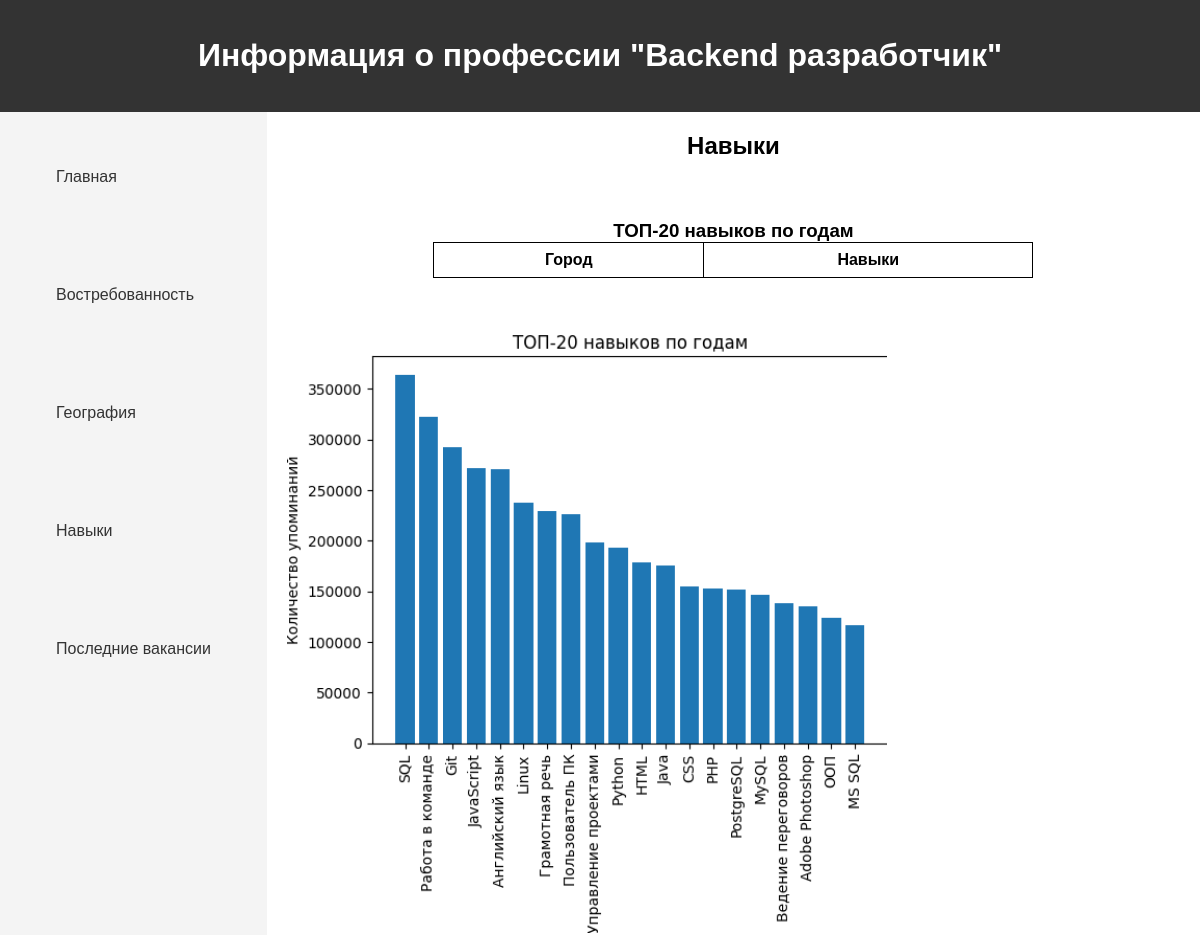
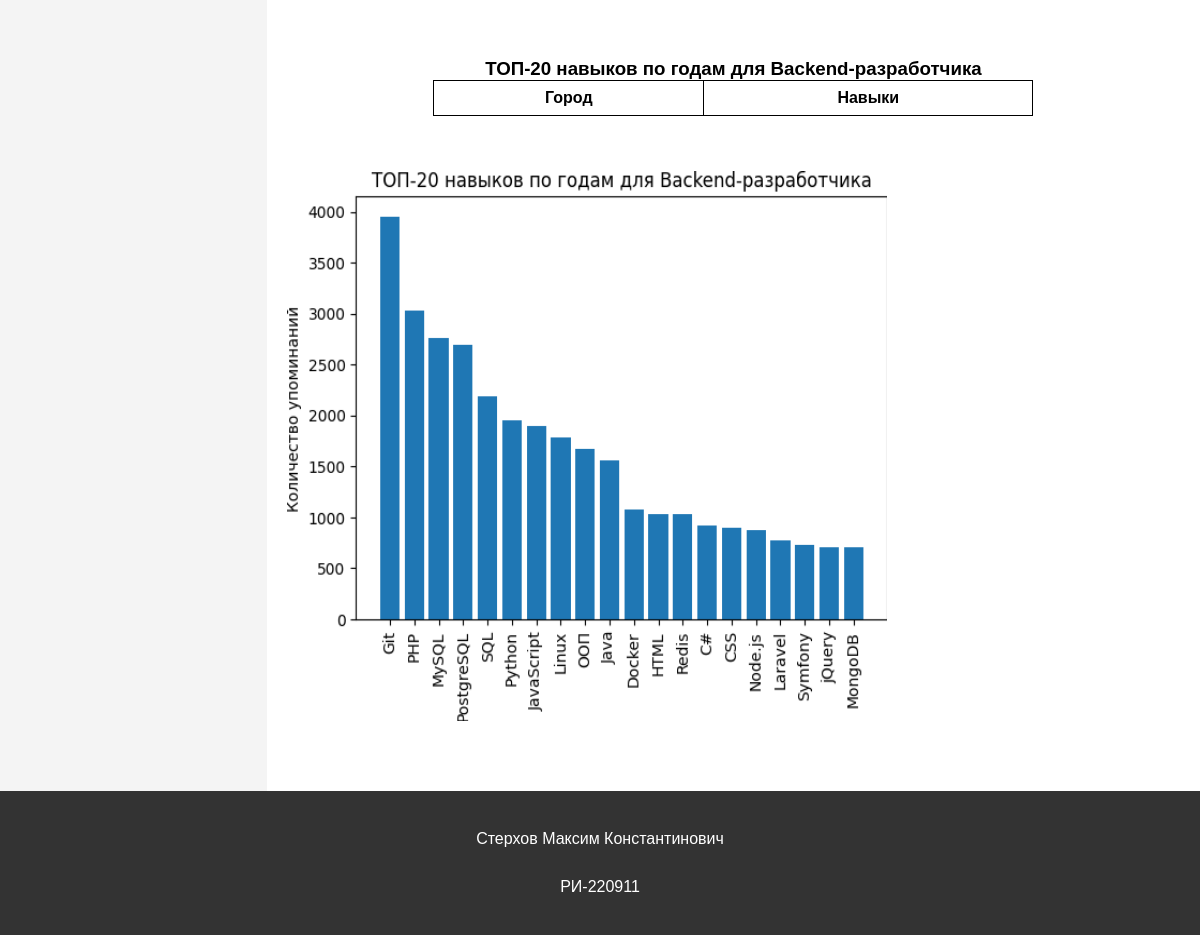
The app's page /skills/, older data (2 pictures, top to bottom).
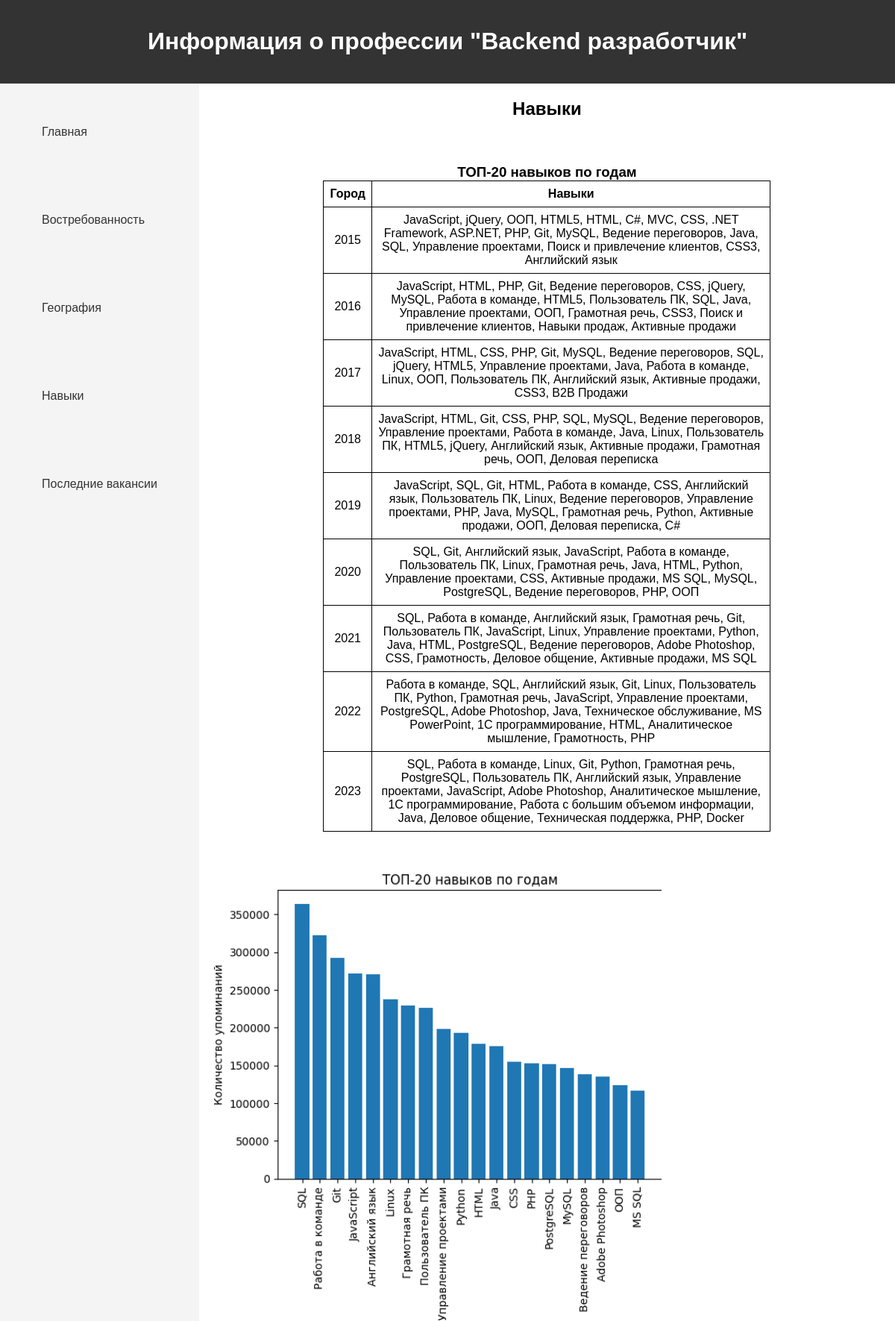
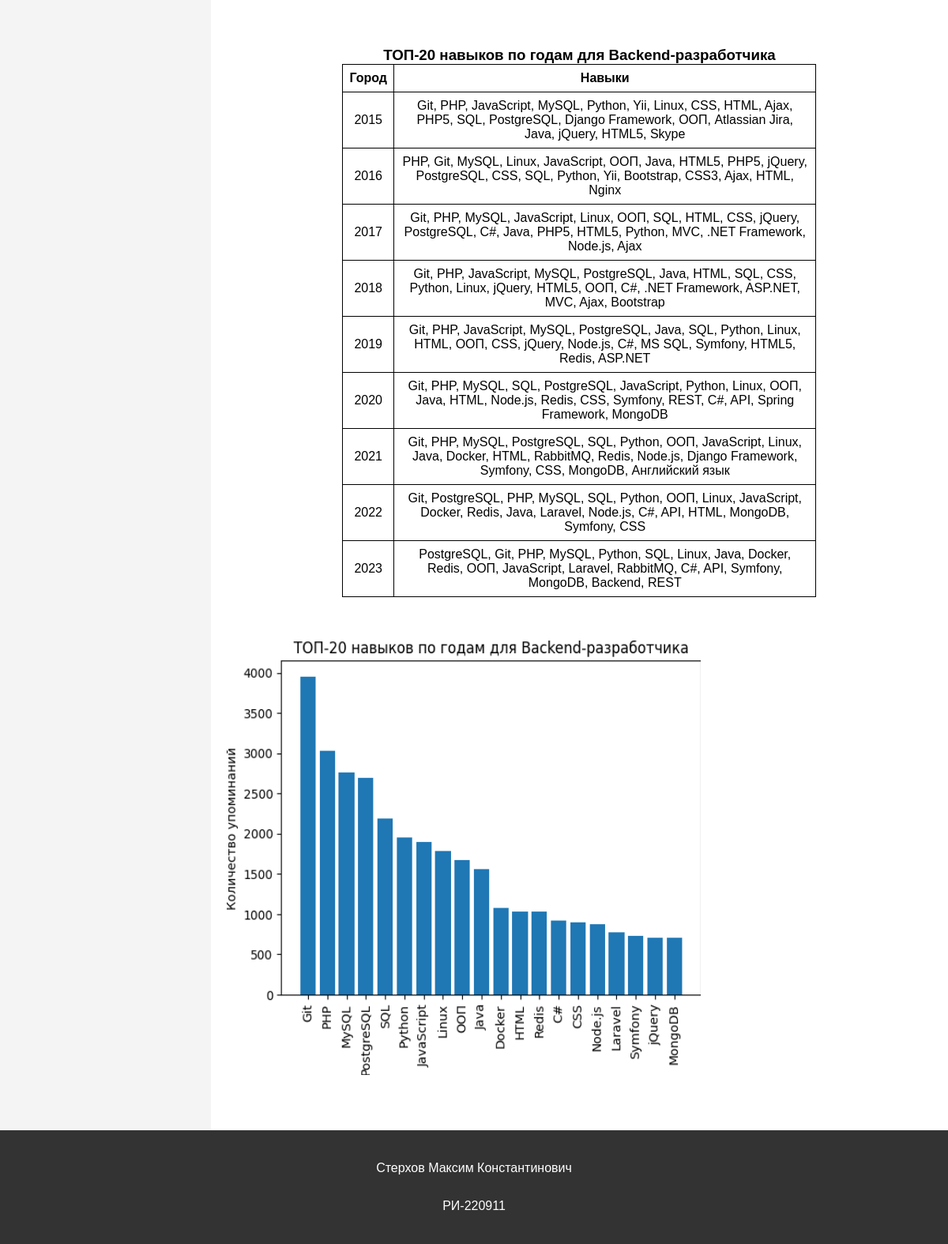
The same page, newer data (2 pictures, top to bottom).
### djangoProject/models.py (models this page shows)
class AllTopSkills(models.Model):
    year = models.IntegerField("Год")
    skills = models.CharField(max_length=255)

class TopSkillsWithName(models.Model):
    year = models.IntegerField("Год")
    skills = models.CharField(max_length=255)

### djangoProject/views.py (the view)
# urls.py: path('skills/', views.skills_page, name='skills'),
def skills_page(request):
    skills_with_name = models.TopSkillsWithName.objects.all()
    all_skills = models.AllTopSkills.objects.all()
    return render(request, "skills.html", {"top_skills_in_years": all_skills,
                                           "top_skills_in_years_with_name": skills_with_name})

### templates/skills.html
{% extends 'base.html' %}
{% load static %}
{% block main %}
<h2>Навыки</h2>
<div class="container">
    <div class = 'my_table'>
        <h3 style="text-align: center">ТОП-20 навыков по годам</h3>
        <table>
            <thead>
                <tr>
                    <th>Город</th>
                    <th>Навыки</th>
                </tr>
            </thead>
            <tbody>
            {% for year in top_skills_in_years %}
                <tr>
                    <td>{{ year.year }}</td>
                    <td>{{ year.skills }}</td>
                </tr>
            {% endfor %}
            </tbody>
            </table>
    </div>
    <img src="{% static '/images/all_skills_graph.png' %}" height="600" width="600" alt="graph" style="margin-top: 35px">
    <div class = 'my_table'>
        <h3 style="text-align: center">ТОП-20 навыков по годам для Backend-разработчика</h3>
        <table>
            <thead>
                <tr>
                    <th>Город</th>
                    <th>Навыки</th>
                </tr>
            </thead>
            <tbody>
            {% for year in top_skills_in_years_with_name %}
                <tr>
                    <td>{{ year.year }}</td>
                    <td>{{ year.skills }}</td>
                </tr>
            {% endfor %}
            </tbody>
            </table>
    </div>
    <img src="{% static '/images/all_skills_graph_with_name.png' %}" height="550" width="600" alt="graph" style="margin-top: 35px">
</div>
{% endblock %}

### templates/base.html (shortened to what this page needs)
{% load static %}
<!DOCTYPE html>
<html lang="en">
<head>
    <link rel="stylesheet" href="{% static 'css/main.css' %}">
</head>
<body>
    <header>
        <h1>Информация о профессии "Backend разработчик"</h1>
    </header>
    <div>
        <nav>
        <ul>
            <li><a href = "{% url 'main' %}">Главная</a></li>
            <li><a href = "{% url 'demand' %}">Востребованность</a></li>
            <li><a href = "{% url 'geography' %}">География</a></li>
            <li><a href = "{% url 'skills' %}">Навыки</a></li>
            <li><a href = "{% url 'last' %}">Последние вакансии</a></li>
        </ul>
    </nav>
    <main>
        {% block main %} {% endblock %}
    </main>
    </div>
    <footer>
        <p>Стерхов Максим Константинович</p>
        <p>РИ-220911</p>
    </footer>
</body>
</html>

### static/css/main.css (style rules this page uses)
p { line-height: 2; }
html { width: 100%; height: 100%; }
main { max-width: 1500px; margin-bottom: 50px; }
body { display: flex; flex-direction: column; min-height: 100vh; margin: 0; font-family: Arial, sans-serif; width: 100%; height: 100%; }
header { background-color: #333; color: #fff; padding: 1rem; text-align: center; }
footer { background-color: #333; color: #fff; padding: 1rem; text-align: center; bottom: 0; margin-top: 20px; }
nav { margin-right: 20px; float: left; background-color: #f4f4f4; padding: 1rem; height: 100%; }
nav ul { list-style: none; padding: 0; margin: 40px; }
nav ul li { margin-bottom: 100px; }
nav ul li a { text-decoration: none; color: #333; }
h2 { text-align: center; }
h3 { margin-bottom: 0; margin-top: 40px; }
.container { position: relative; display: grid; grid-template-columns: repeat(auto-fill, minmax(500px, 1fr)); grid-gap: 20px; }
li { margin-bottom: 1.5em; }
main { margin-left: 0; margin-right: 20px; }
table { margin: auto; width: 600px; border-collapse: collapse; }
th, td { border: 1px solid #000000; padding: 8px; text-align: center; }
th { background-color: #ffffff; }

Row changes from the older to the newer data that the page shows:
added AllTopSkills: year "2015", skills "JavaScript, jQuery, ООП, HTML5, HTML, C#, MVC, CSS, .NET Framework, ASP.NET, PHP, Git, MySQL, Ведение переговоров, Java, SQL, Управление проектами, Поиск и привлечение клиентов, CSS3, Английский язык"
added AllTopSkills: year "2016", skills "JavaScript, HTML, PHP, Git, Ведение переговоров, CSS, jQuery, MySQL, Работа в команде, HTML5, Пользователь ПК, SQL, Java, Управление проектами, ООП, Грамотная речь, CSS3, Поиск и привлечение клиентов, Навыки продаж, Активные продажи"
added AllTopSkills: year "2017", skills "JavaScript, HTML, CSS, PHP, Git, MySQL, Ведение переговоров, SQL, jQuery, HTML5, Управление проектами, Java, Работа в команде, Linux, ООП, Пользователь ПК, Английский язык, Активные продажи, CSS3, B2B Продажи"
added AllTopSkills: year "2018", skills "JavaScript, HTML, Git, CSS, PHP, SQL, MySQL, Ведение переговоров, Управление проектами, Работа в команде, Java, Linux, Пользователь ПК, HTML5, jQuery, Английский язык, Активные продажи, Грамотная речь, ООП, Деловая переписка"
added AllTopSkills: year "2019", skills "JavaScript, SQL, Git, HTML, Работа в команде, CSS, Английский язык, Пользователь ПК, Linux, Ведение переговоров, Управление проектами, PHP, Java, MySQL, Грамотная речь, Python, Активные продажи, ООП, Деловая переписка, C#"
added AllTopSkills: year "2020", skills "SQL, Git, Английский язык, JavaScript, Работа в команде, Пользователь ПК, Linux, Грамотная речь, Java, HTML, Python, Управление проектами, CSS, Активные продажи, MS SQL, MySQL, PostgreSQL, Ведение переговоров, PHP, ООП"
added AllTopSkills: year "2021", skills "SQL, Работа в команде, Английский язык, Грамотная речь, Git, Пользователь ПК, JavaScript, Linux, Управление проектами, Python, Java, HTML, PostgreSQL, Ведение переговоров, Adobe Photoshop, CSS, Грамотность, Деловое общение, Активные продажи, MS SQL"
added AllTopSkills: year "2022", skills "Работа в команде, SQL, Английский язык, Git, Linux, Пользователь ПК, Python, Грамотная речь, JavaScript, Управление проектами, PostgreSQL, Adobe Photoshop, Java, Техническое обслуживание, MS PowerPoint, 1С программирование, HTML, Аналитическое мышление, Грамотность, PHP"
added AllTopSkills: year "2023", skills "SQL, Работа в команде, Linux, Git, Python, Грамотная речь, PostgreSQL, Пользователь ПК, Английский язык, Управление проектами, JavaScript, Adobe Photoshop, Аналитическое мышление, 1С программирование, Работа с большим объемом информации, Java, Деловое общение, Техническая поддержка, PHP, Docker"
added TopSkillsWithName: year "2015", skills "Git, PHP, JavaScript, MySQL, Python, Yii, Linux, CSS, HTML, Ajax, PHP5, SQL, PostgreSQL, Django Framework, ООП, Atlassian Jira, Java, jQuery, HTML5, Skype"
added TopSkillsWithName: year "2016", skills "PHP, Git, MySQL, Linux, JavaScript, ООП, Java, HTML5, PHP5, jQuery, PostgreSQL, CSS, SQL, Python, Yii, Bootstrap, CSS3, Ajax, HTML, Nginx"
added TopSkillsWithName: year "2017", skills "Git, PHP, MySQL, JavaScript, Linux, ООП, SQL, HTML, CSS, jQuery, PostgreSQL, C#, Java, PHP5, HTML5, Python, MVC, .NET Framework, Node.js, Ajax"
added TopSkillsWithName: year "2018", skills "Git, PHP, JavaScript, MySQL, PostgreSQL, Java, HTML, SQL, CSS, Python, Linux, jQuery, HTML5, ООП, C#, .NET Framework, ASP.NET, MVC, Ajax, Bootstrap"
added TopSkillsWithName: year "2019", skills "Git, PHP, JavaScript, MySQL, PostgreSQL, Java, SQL, Python, Linux, HTML, ООП, CSS, jQuery, Node.js, C#, MS SQL, Symfony, HTML5, Redis, ASP.NET"
added TopSkillsWithName: year "2020", skills "Git, PHP, MySQL, SQL, PostgreSQL, JavaScript, Python, Linux, ООП, Java, HTML, Node.js, Redis, CSS, Symfony, REST, C#, API, Spring Framework, MongoDB"
added TopSkillsWithName: year "2021", skills "Git, PHP, MySQL, PostgreSQL, SQL, Python, ООП, JavaScript, Linux, Java, Docker, HTML, RabbitMQ, Redis, Node.js, Django Framework, Symfony, CSS, MongoDB, Английский язык"
added TopSkillsWithName: year "2022", skills "Git, PostgreSQL, PHP, MySQL, SQL, Python, ООП, Linux, JavaScript, Docker, Redis, Java, Laravel, Node.js, C#, API, HTML, MongoDB, Symfony, CSS"
added TopSkillsWithName: year "2023", skills "PostgreSQL, Git, PHP, MySQL, Python, SQL, Linux, Java, Docker, Redis, ООП, JavaScript, Laravel, RabbitMQ, C#, API, Symfony, MongoDB, Backend, REST"
